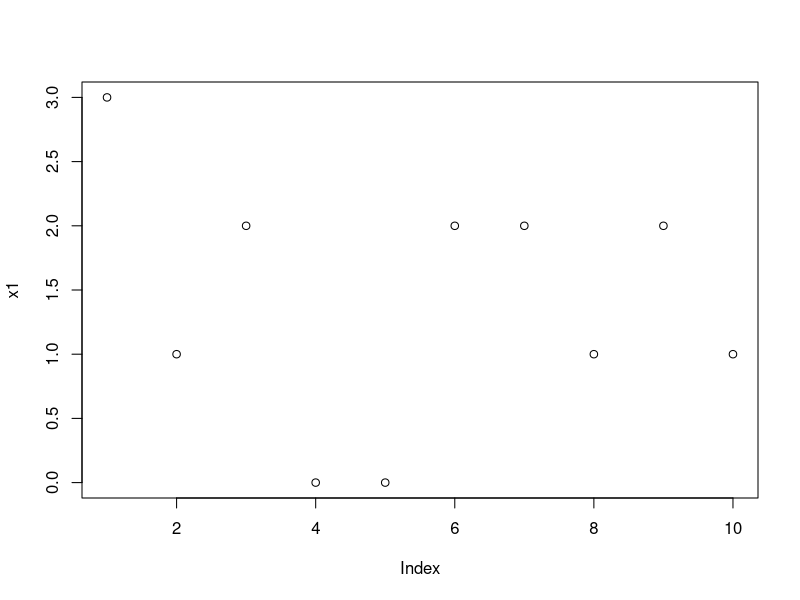
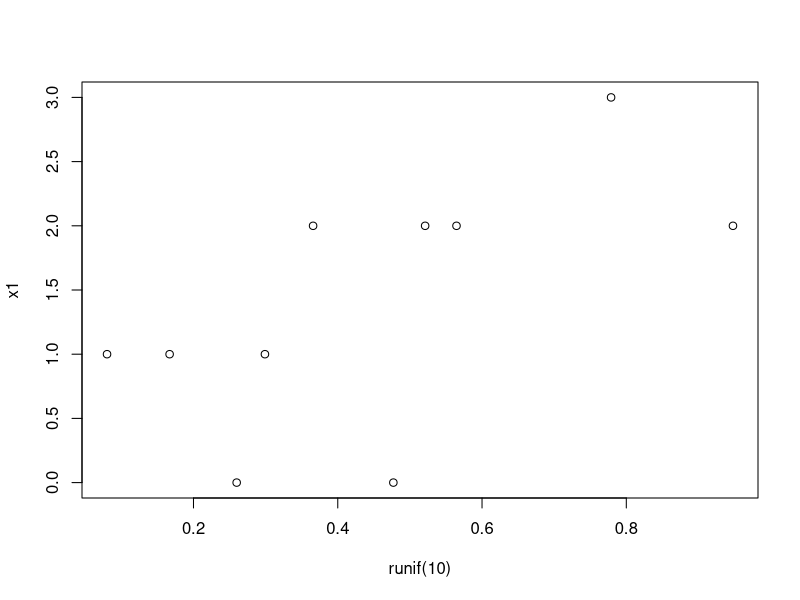

Write R code to recreate these figures, in order. (Note: this script raises an error after producing the figures.)
## ---- chunk 1
knitr::opts_chunk$set(echo = TRUE)
## ---- chunk 2
x1 <- rpois(10, lambda = 1) 

length(x1)

x1 

x1 + 1 

x1 ^ 2 
## ---- chunk 3
x2 <- rexp(20)
x2
## ---- chunk 4
plot(x1)
## ---- chunk 5
plot(runif(10), x1)
## ---- chunk 6
x3 <- letters[10]
x3
## ---- chunk 7
list1 <- list(x1, x2, x3) 
## ---- chunk 8
lapply(list1, mean) 

lapply(list1, function(x) sum(x^2)) 
## ---- chunk 9
pokemon <- read.csv("pokemon.csv", header = T, stringsAsFactors = F)
head(pokemon)
## ---- chunk 10
colnames(pokemon)
## ---- chunk 11
pokemon2 <- pokemon[, c("type1", "name", "is_legendary", "generation", "evolution_stage", "attack", "defense", "speed", "sp_attack", "sp_defense")] 
## ---- chunk 12
head(pokemon[, c(37, 31, 41)])
## ---- chunk 13
head(pokemon[, c(T, T, F, T)])
## ---- chunk 14
pokemon_first_2_gen <- subset(pokemon2, pokemon2$generation %in% c(1, 2)) 

unique(pokemon_first_2_gen$generation)
## ---- chunk 15
pokemon_stats <- aggregate(cbind(attack, defense, speed, sp_attack, sp_defense) ~ type1 + generation, data = pokemon_first_2_gen, mean)
pokemon_stats
## ---- chunk 16
boxplot(attack ~ type1 + generation, data = subset(pokemon2, pokemon2$generation == 1)) 
## ---- chunk 17
library(ggplot2)
library(magrittr)

pokemon_stats %>%
  mutate(type = as.factor(type1)) %>%
ggplot(aes(type, attack, color = generation)) + 
  geom_point(stat = "identity") +  
  scale_fill_brewer(palette = "Set1") +
  theme(axis.text.x = element_text(angle = 90, hjust = 1))
## ---- chunk 18
library(dplyr)
pkmn_stats_tidy <- pokemon_first_2_gen %>% 
  filter(generation == 1) %>% 
  group_by(type1) %>% 
  summarize(attack = mean(attack), 
            defense = mean(defense), 
            speed = mean(speed), 
            sp_attack = mean(sp_attack), 
            sp_defense = mean(sp_defense))
pkmn_stats_tidy
## ---- chunk 19
print.data.frame(pkmn_stats_tidy)
## ---- chunk 20
library(data.table) 

pokemon_dt <- fread(file = "pokemon.csv") 
pkmn_stats_dt <- pokemon_dt[generation == 1,  
                             .(attack = mean(attack), 
                                defense = mean(defense), 
                                speed = mean(speed), 
                                sp_attack = mean(sp_attack), 
                                sp_defense = mean(sp_defense)), 
                             by = "type1"][order(type1)] 

pkmn_stats_dt 
